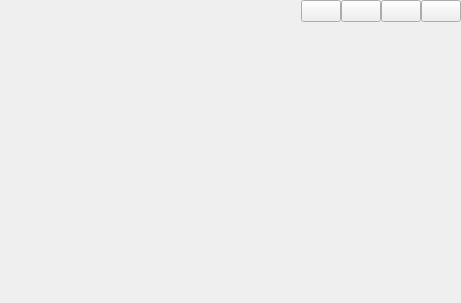
<?xml version="1.0" encoding="UTF-8"?>
<ui version="4.0">
 <class>TopWindow</class>
 <widget class="QWidget" name="TopWindow">
  <property name="geometry">
   <rect>
    <x>0</x>
    <y>0</y>
    <width>461</width>
    <height>303</height>
   </rect>
  </property>
  <property name="windowTitle">
   <string>TopWindow</string>
  </property>
  <property name="styleSheet">
   <string notr="true"/>
  </property>
  <layout class="QGridLayout" name="gridLayout">
   <property name="leftMargin">
    <number>0</number>
   </property>
   <property name="topMargin">
    <number>0</number>
   </property>
   <property name="rightMargin">
    <number>0</number>
   </property>
   <property name="bottomMargin">
    <number>0</number>
   </property>
   <item row="0" column="0">
    <widget class="QWidget" name="titleBar" native="true">
     <layout class="QHBoxLayout" name="horizontalLayout">
      <property name="spacing">
       <number>0</number>
      </property>
      <property name="leftMargin">
       <number>0</number>
      </property>
      <property name="topMargin">
       <number>0</number>
      </property>
      <property name="rightMargin">
       <number>0</number>
      </property>
      <property name="bottomMargin">
       <number>0</number>
      </property>
      <item>
       <widget class="QLabel" name="titleLabel">
        <property name="sizePolicy">
         <sizepolicy hsizetype="Expanding" vsizetype="Preferred">
          <horstretch>0</horstretch>
          <verstretch>0</verstretch>
         </sizepolicy>
        </property>
        <property name="text">
         <string/>
        </property>
       </widget>
      </item>
      <item>
       <widget class="QPushButton" name="minButton">
        <property name="text">
         <string/>
        </property>
        <property name="flat">
         <bool>false</bool>
        </property>
       </widget>
      </item>
      <item>
       <widget class="QPushButton" name="maxButton">
        <property name="text">
         <string/>
        </property>
        <property name="flat">
         <bool>false</bool>
        </property>
       </widget>
      </item>
      <item>
       <widget class="QPushButton" name="restoreButton">
        <property name="text">
         <string/>
        </property>
        <property name="flat">
         <bool>false</bool>
        </property>
       </widget>
      </item>
      <item>
       <widget class="QPushButton" name="closeButton">
        <property name="text">
         <string/>
        </property>
        <property name="flat">
         <bool>false</bool>
        </property>
       </widget>
      </item>
     </layout>
    </widget>
   </item>
   <item row="1" column="0">
    <widget class="QWidget" name="centralWidget" native="true">
     <property name="sizePolicy">
      <sizepolicy hsizetype="Preferred" vsizetype="Expanding">
       <horstretch>0</horstretch>
       <verstretch>0</verstretch>
      </sizepolicy>
     </property>
     <property name="styleSheet">
      <string notr="true"/>
     </property>
    </widget>
   </item>
  </layout>
 </widget>
 <layoutdefault spacing="6" margin="11"/>
 <resources/>
 <connections/>
</ui>
